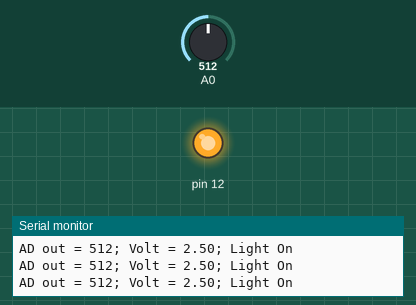
Recording of a sketch running on a simulated Arduino Uno, built with avr-gcc and run on an emulated ATmega328P. Shown: output pins drawn as LEDs (lit = HIGH), the last lines printed to the serial monitor. The test bench sets the inputs (shaded band); at power-on: A0 = 512.

Above: at 1.2 s.
1.3 s: A0 set to 810
2.8 s: A0 set to 833
At 4.0 s:
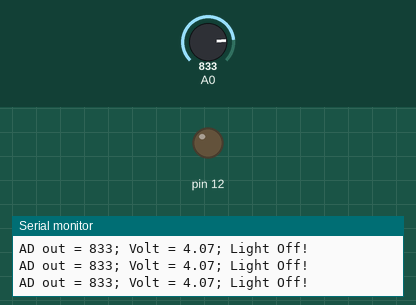
4.3 s: A0 set to 716
At 5.6 s:
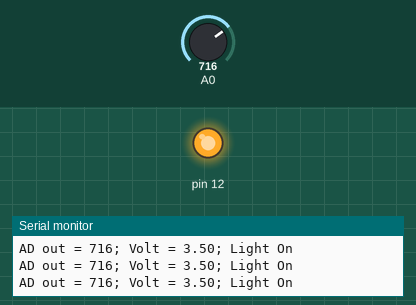
5.9 s: A0 set to 900
At 7.1 s:
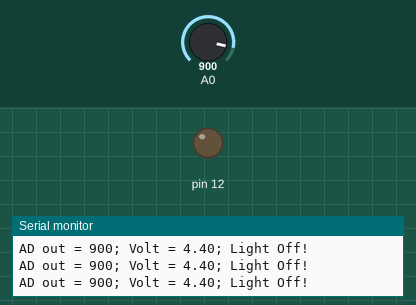
Timing chart, 0 to 8.5 s (numbered marks = the images above; inputs shaded):
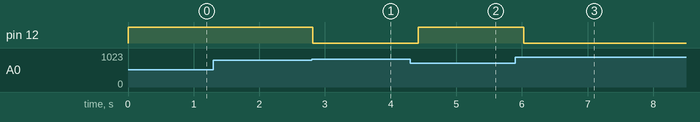

Measured:
- the behaviour switches between 818 and 819 on A0 (found by bisection; images 0 and 1)
- after the input at 2.8 s, pin 12: HIGH → LOW at once
- after the input at 4.3 s, pin 12: LOW → HIGH after 0.12 s
- after the input at 5.9 s, pin 12: HIGH → LOW after 0.13 s

The sketch:

AD_Convertor_Light.ino
```cpp
void setup() {
  pinMode(A0, INPUT);
  pinMode(12, OUTPUT);

  Serial.begin(9600);
}

void loop() {
  int x = analogRead(A0);

  Serial.print("AD out = ");
  Serial.print(x);
  Serial.print("; ");

  float volt = 5.0 * x / 1023.0;

  Serial.print("Volt = ");
  Serial.print(volt);
  Serial.print("; ");

  if(volt < 4.0) {
    Serial.print("Light On");
    digitalWrite(12, HIGH);
  }
  else {
    Serial.print("Light Off!");
    digitalWrite(12, LOW);
  }

  Serial.println("");
  delay(200);
}
```
